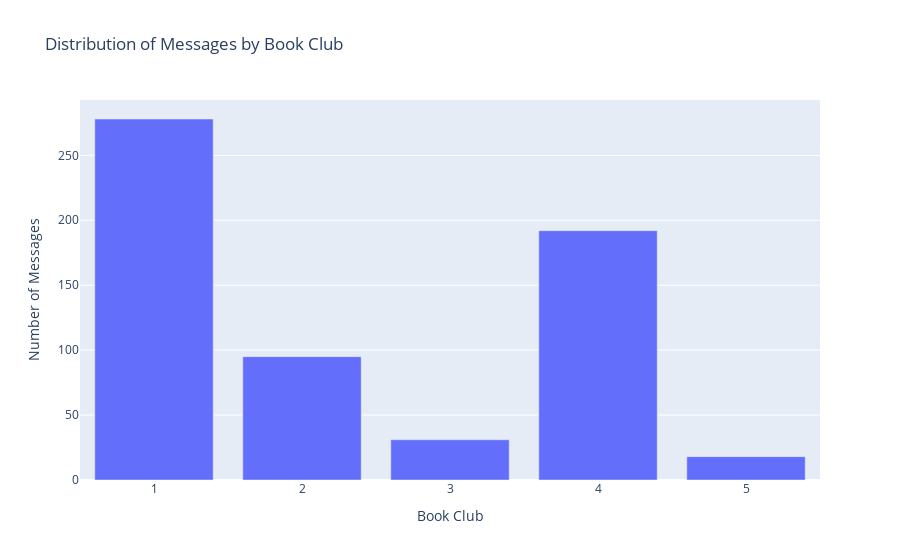

Notebook source saved alongside this figure:
### Code cell
# Count the number of messages per book club
message_counts_by_bookclub = data['bookclub'].value_counts()

# Create a bar chart using Plotly Express
fig = px.bar(x=message_counts_by_bookclub.index, y=message_counts_by_bookclub.values, 
             labels={'x': 'Book Club', 'y': 'Number of Messages'},
             title='Distribution of Messages by Book Club')
fig.show()

### Figure 1 — Plotly figure (JSON) as saved in the notebook; plotly's stock layout.template omitted (floating-point values rounded to 4 significant figures)
{"data": [{"alignmentgroup": "True", "hovertemplate": "Book Club=%{x}<br>Number of Messages=%{y}<extra></extra>", "legendgroup": "", "marker": {"color": "#636efa", "pattern": {"shape": ""}}, "name": "", "offsetgroup": "", "orientation": "v", "showlegend": false, "textposition": "auto", "type": "bar", "x": [1, 4, 2, 3, 5], "xaxis": "x", "y": [278, 192, 95, 31, 18], "yaxis": "y"}], "layout": {"barmode": "relative", "legend": {"tracegroupgap": 0}, "title": {"text": "Distribution of Messages by Book Club"}, "xaxis": {"anchor": "y", "domain": [0, 1], "title": {"text": "Book Club"}}, "yaxis": {"anchor": "x", "domain": [0, 1], "title": {"text": "Number of Messages"}}}}
